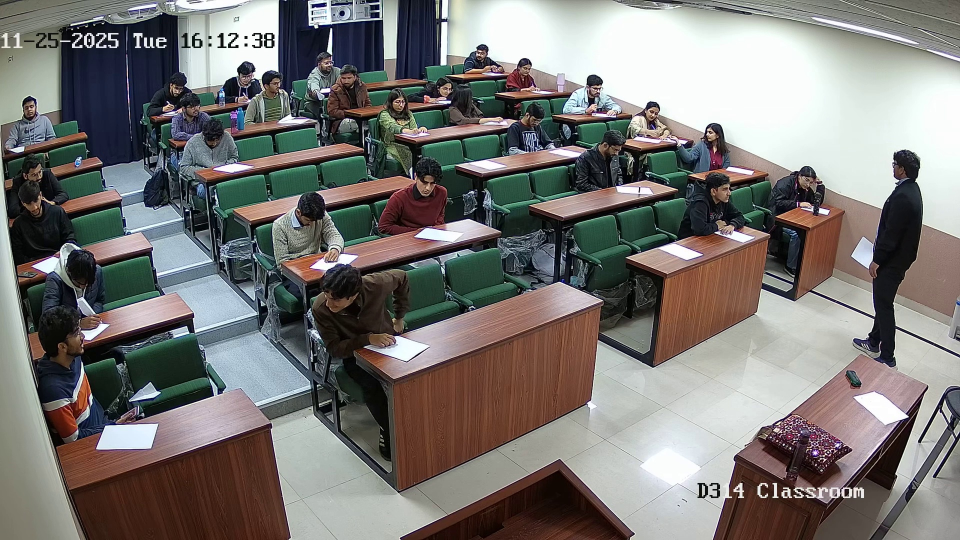
#> input picture src/app/ai_engine/D314_frame_28m44s.jpg, 1920 x 1080 px (shown at 1/2 size)
$ python -i detect_cheating.py   (imports and definitions only)
#> lines starting #> are read from the running program, lines starting #| are printed output that depends on the picture
"""
Cheating Detection Script using YOLOv8 Models
Analyzes classroom footage for suspicious behaviors and activities
"""

import cv2
import json
import os
from pathlib import Path
from datetime import datetime
from ultralytics import YOLO
import numpy as np
from typing import Dict, List, Tuple, Any

class CheatingDetector:
    """
    Detects cheating behaviors in exam footage using YOLO models
    """

    def __init__(self, model_path: str = None):
        """
        Initialize the cheating detector

        Args:
            model_path: Path to the YOLO model. If None, tries to load best.pt, then last.pt, then yolov8n.pt
        """
        # Models are in the same directory as this script
        self.models_dir = Path(__file__).parent

        # Try to load the best available model
        if model_path and Path(model_path).exists():
            print(f"Loading specified model: {model_path}")
            self.model = YOLO(model_path)
            self.model_name = Path(model_path).stem
        else:
            # Try best.pt first (likely fine-tuned for cheating detection)
            model_candidates = [
                self.models_dir / "best.pt",
                self.models_dir / "last.pt",
                self.models_dir / "yolov8n.pt"
            ]

            self.model = None
            for model_path in model_candidates:
                if model_path.exists():
                    print(f"Loading model: {model_path}")
                    self.model = YOLO(str(model_path))
                    self.model_name = model_path.stem
                    break

            if self.model is None:
                raise FileNotFoundError(
                    f"No YOLO models found in {self.models_dir}. "
                    f"Please ensure best.pt, last.pt, or yolov8n.pt exists."
                )

        print(f"Model loaded successfully: {self.model_name}")
        print(f"Model classes: {self.model.names}")

        # Define severity mapping based on model classes
        # Custom model classes: Bend Over The Desk, Hand Under Table, Look Around, Normal, Stand Up, Wave, phone
        self.behavior_severity = {
            'phone': 'high',
            'stand up': 'high',
            'bend over the desk': 'medium',
            'hand under table': 'high',
            'wave': 'medium',
            'look around': 'medium',
            'normal': 'low',
            # Generic COCO classes
            'cell phone': 'high',
            'mobile': 'high',
            'book': 'medium',
            'paper': 'medium',
            'bottle': 'low',
            'backpack': 'medium',
            'handbag': 'medium',
        }

        # Detection thresholds - Lowered for blurry images and better detection
        self.confidence_threshold = 0.15  # Lower threshold for more detections
        self.iou_threshold = 0.40         # Lower IOU for more overlapping detections

    # [507 lines left out: functions load_seat_map, point_in_polygon, map_detection_to_seat, enhance_image_for_detection, analyze_posture, detect_cheating_behaviors and 7 more, not called in this run]


# [2 lines not run here, left out]

>>> import cv2
>>> picture = cv2.imread('../../../ai_engine/D314_frame_28m44s.jpg', cv2.IMREAD_GRAYSCALE)
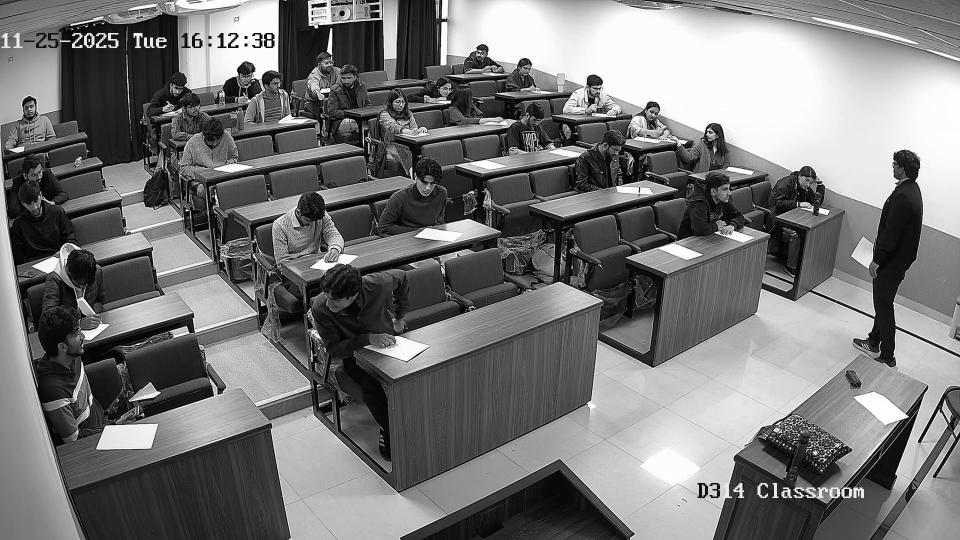
#> picture: shape (1080, 1920) (shown at 1/2 size); min 0, max 255, mean 119.1
>>> result = CheatingDetector().enhance_image_for_detection(picture)
#> (the run stopped early here; a loop or call above may not have finished)

$ run again, on src/app/ai_engine/D314_frame_17m19s.jpg
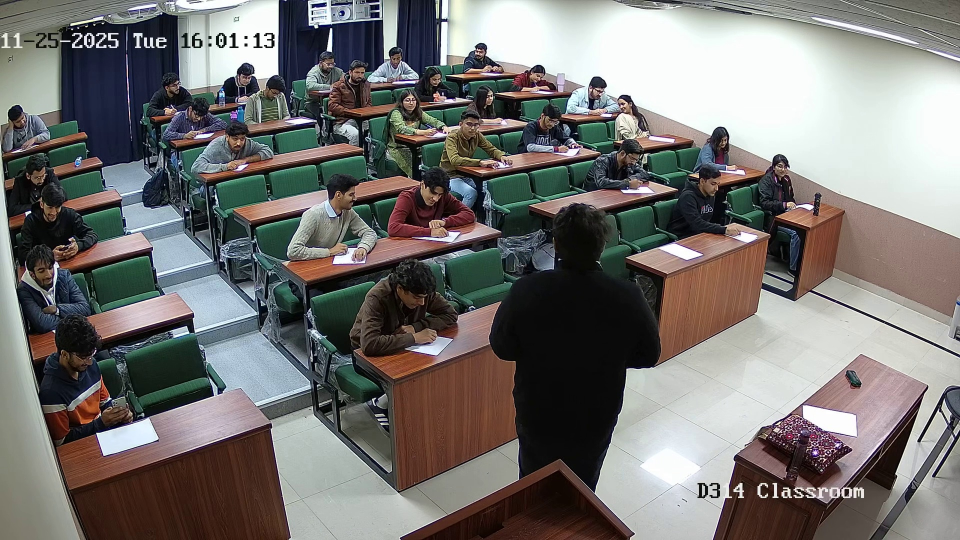
#> input picture src/app/ai_engine/D314_frame_17m19s.jpg, 1920 x 1080 px (shown at 1/2 size)
#> `picture = cv2.imread('../../../ai_engine/D314_frame_28m44s.jpg', cv2.I..`:
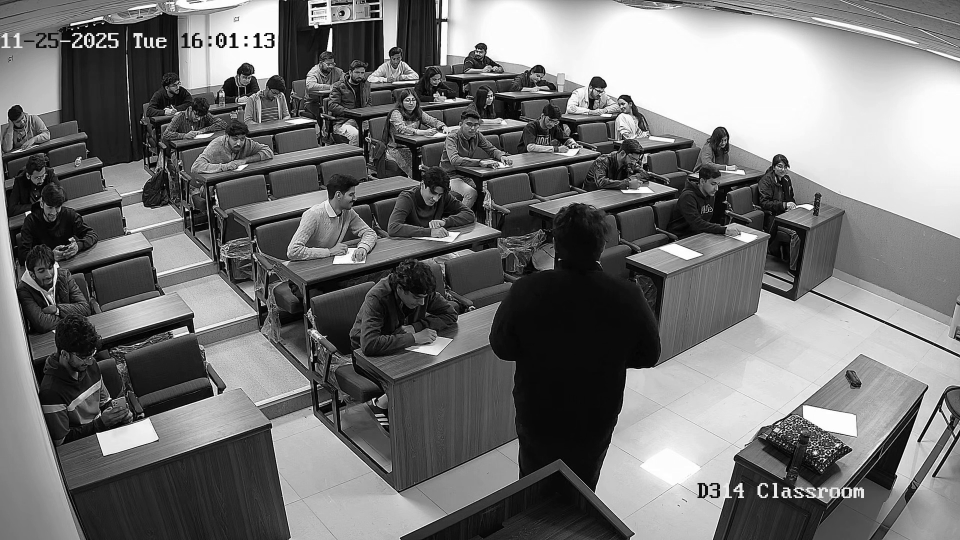
#> picture: shape (1080, 1920) (shown at 1/2 size); min 0, max 255, mean 115.9

$ run again, on src/app/ai_engine/D314_frame_18m30s.jpg
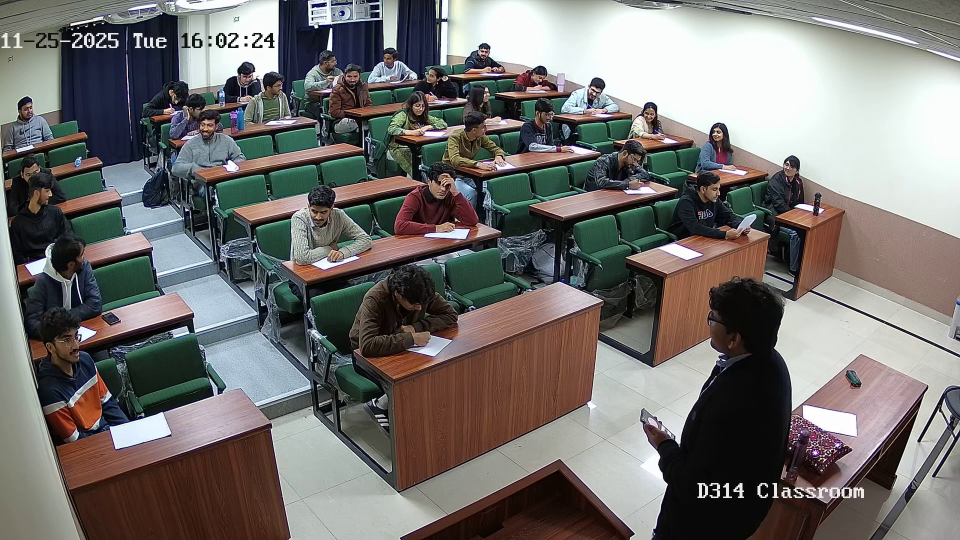
#> input picture src/app/ai_engine/D314_frame_18m30s.jpg, 1920 x 1080 px (shown at 1/2 size)
#> `picture = cv2.imread('../../../ai_engine/D314_frame_28m44s.jpg', cv2.I..`:
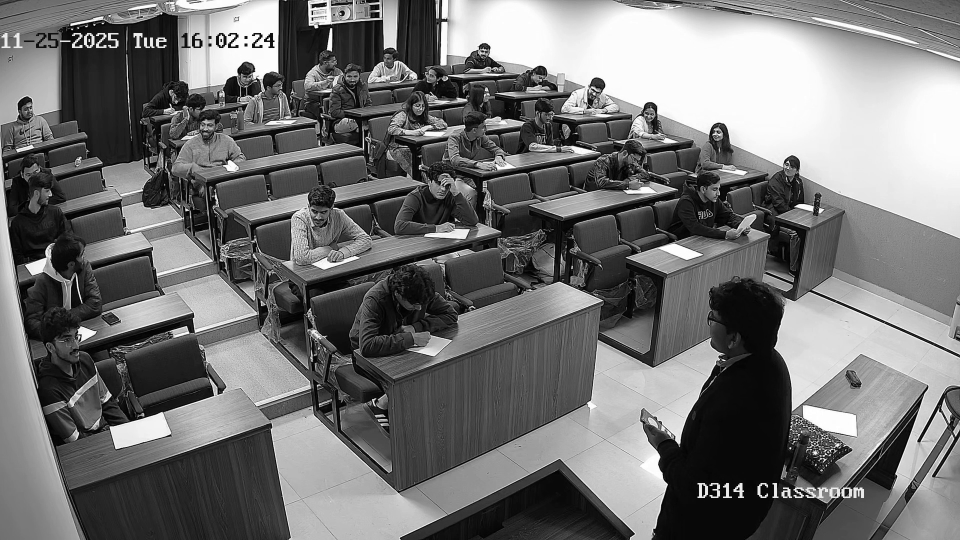
#> picture: shape (1080, 1920) (shown at 1/2 size); min 0, max 255, mean 113.9
